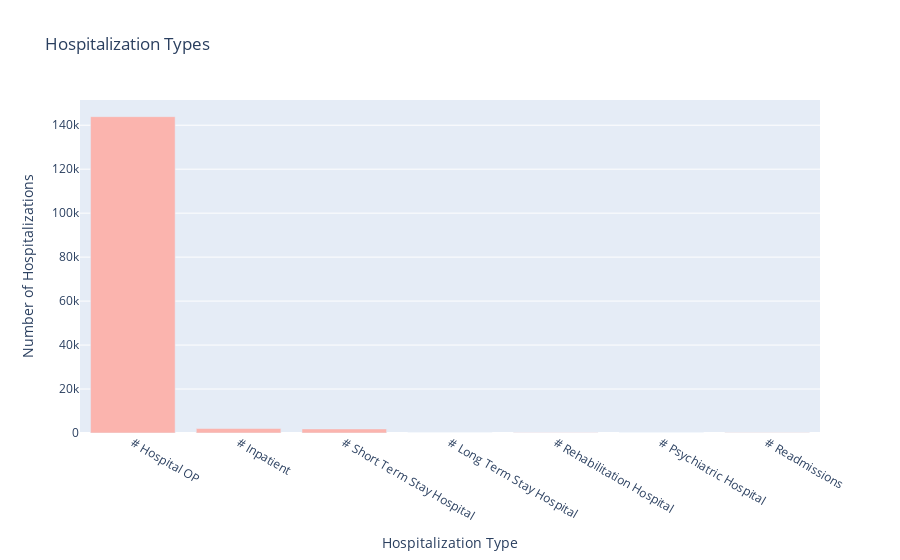

Notebook code for this chart:
### Code cell
#3. Stacked Bar Chart of Hospitalization Type
cols = ["# Hospital OP", "# Inpatient", "# Short Term Stay Hospital",
        "# Long Term Stay Hospital", "# Rehabilitation Hospital", 
        "# Psychiatric Hospital", "# Readmissions"]
df_hosp = df_final[cols].sum().reset_index().rename(columns={"index": "Type", 0: "Count"})

fig = px.bar(df_hosp, x="Type", y="Count", 
             title="Hospitalization Types", 
             labels={'Count': 'Number of Hospitalizations', 'Type': 'Hospitalization Type'},
             color_discrete_sequence=px.colors.qualitative.Pastel1)
fig.show()

### Figure 1 — Plotly figure (JSON) as saved in the notebook; plotly's stock layout.template omitted (floating-point values rounded to 4 significant figures)
{"data": [{"alignmentgroup": "True", "hovertemplate": "Hospitalization Type=%{x}<br>Number of Hospitalizations=%{y}<extra></extra>", "legendgroup": "", "marker": {"color": "rgb(251,180,174)", "pattern": {"shape": ""}}, "name": "", "offsetgroup": "", "orientation": "v", "showlegend": false, "textposition": "auto", "type": "bar", "x": ["# Hospital OP", "# Inpatient", "# Short Term Stay Hospital", "# Long Term Stay Hospital", "# Rehabilitation Hospital", "# Psychiatric Hospital", "# Readmissions"], "xaxis": "x", "y": [143896, 2044, 1855, 1, 101, 34, 138], "yaxis": "y"}], "layout": {"barmode": "relative", "legend": {"tracegroupgap": 0}, "title": {"text": "Hospitalization Types"}, "xaxis": {"anchor": "y", "domain": [0, 1], "title": {"text": "Hospitalization Type"}}, "yaxis": {"anchor": "x", "domain": [0, 1], "title": {"text": "Number of Hospitalizations"}}}}
